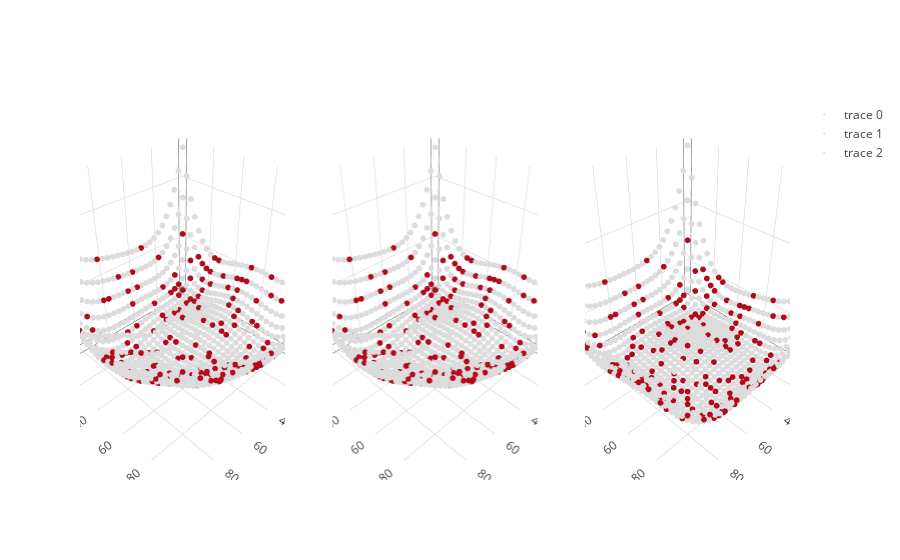

Write notebook code for a chart like this one.
### Code cell
color = np.zeros(inf.m)
color[obs_idx] = 1

trace_est = go.Scatter3d(x = X[:,0], y = X[:,1], z=var_est, mode = 'markers', marker=dict(size = 2, color = color))
trace_est_slow = go.Scatter3d(x = X[:,0], y = X[:,1], z=var_est_slow, mode = 'markers', marker=dict(size = 2, color = color))
trace_exact = go.Scatter3d(x = X[:,0], y = X[:,1], z=var_exact, mode = 'markers', marker=dict(size = 2, color = color))

fig = tools.make_subplots(rows=1, cols=3, specs=[[{'is_3d': True}, {'is_3d': True}, {'is_3d': True}]])
fig.append_trace(trace_est_slow, 1, 1)
fig.append_trace(trace_est_slow, 1, 2)
fig.append_trace(trace_exact, 1, 3)
iplot(fig)

### Figure 1 — Plotly figure (JSON) as saved in the notebook; plotly's stock layout.template omitted (floating-point values rounded to 4 significant figures; data arrays with more than 128 entries replaced by an {"elided": "..."} marker saying what was removed)
{"data": [{"marker": {"color": {"elided": "900 int values"}, "size": 2}, "mode": "markers", "scene": "scene1", "type": "scatter3d", "x": {"elided": "900 float values"}, "y": {"elided": "900 float values"}, "z": {"elided": "900 float values"}}, {"marker": {"color": {"elided": "900 int values"}, "size": 2}, "mode": "markers", "scene": "scene2", "type": "scatter3d", "x": {"elided": "900 float values"}, "y": {"elided": "900 float values"}, "z": {"elided": "900 float values"}}, {"marker": {"color": {"elided": "900 int values"}, "size": 2}, "mode": "markers", "scene": "scene3", "type": "scatter3d", "x": {"elided": "900 float values"}, "y": {"elided": "900 float values"}, "z": {"elided": "900 float values"}}], "layout": {"scene1": {"domain": {"x": [0, 0.2889], "y": [0, 1]}}, "scene2": {"domain": {"x": [0.3556, 0.6444], "y": [0, 1]}}, "scene3": {"domain": {"x": [0.7111, 1], "y": [0, 1]}}}}
